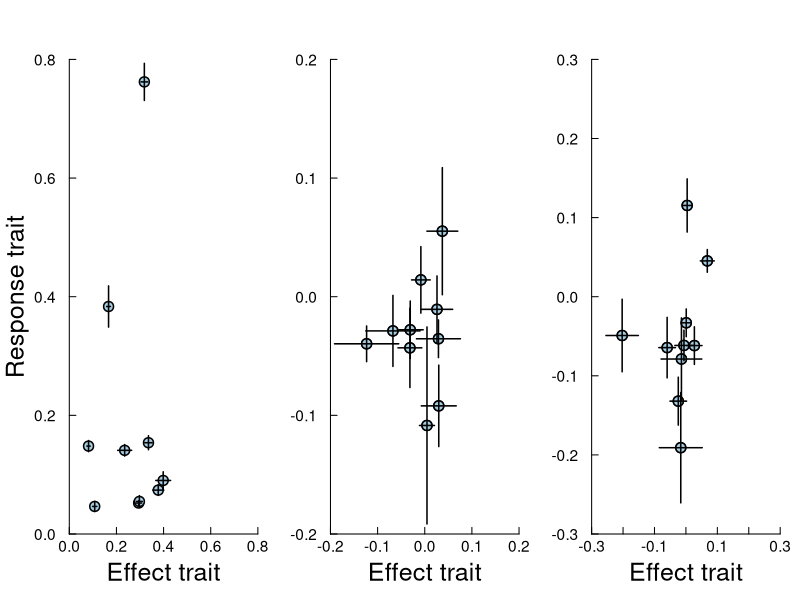

Generate this figure with R:

library(ggplot2)
library(RColorBrewer)
# library(plot.matrix)

# read in the response/effect pairs for the best fitting model
R1 <- read.table("../../results/Godoy/godoy.C.response.1.csv")
R2 <- read.table("../../results/Godoy/godoy.C.response.2.csv")
R3 <- read.table("../../results/Godoy/godoy.C.response.3.csv")

E1 <- read.table("../../results/Godoy/godoy.C.effect.1.csv")
E2 <- read.table("../../results/Godoy/godoy.C.effect.2.csv")
E3 <- read.table("../../results/Godoy/godoy.C.effect.3.csv")

se.factor <- 2

pdf('../../manuscript/Figures/Axes/traits.xxyy.godoy.C.pdf', width=12, height=3.5)

layout(mat = matrix(
		c(1, 2, 3), 
        nrow = 1, 
        ncol = 3
       ),
       heights = c(1),
       widths = c(2, 2, 2)
)

par(mar = c(5, 4.5, 4.5, 1), oma = c(0, 0.75, 0, 0.5))

# add a color scale for fitness

plot(
	R1[,1] ~ E1[,1],
	pch=21,
	lwd=1.5,
	bg="#a6cee3",
	cex=2,
	axes=FALSE,
	xlab='',
	ylab='',
	xlim=c(0,0.8),
	ylim=c(0,0.8),
	yaxs='i',
	xaxs='i',
	type='n'
)
mtext("Response trait", 2, outer=FALSE, line=3.25, xpd=NA, cex=1.5)
# mtext("Trait", 1, outer=FALSE, line=1.5, xpd=NA, cex=1.5)
mtext("Effect trait", 1, outer=FALSE, line=2.75, xpd=NA, cex=1.5)
# box(lwd=1.5)
axis(
	1,
	at=round(seq(0,1,0.2),2),
	tcl=0.5,
	cex.axis=1.4,
	padj=-0.5
)
axis(
	2,
	at=round(seq(0.0,1,0.2),2),
	tcl=0.5,
	cex.axis=1.4,
	# padj=0.5,
	las=1
)
points(
	R1[,1] ~ E1[,1],
	pch=21,
	lwd=1.5,
	bg="#a6cee3",
	cex=2,
	xpd=TRUE
)
segments(
	E1[,1],
	R1[,1] + se.factor*R1[,2],
	E1[,1],
	R1[,1] - se.factor*R1[,2],
	lwd=1.5
)
segments(
	E1[,1] + se.factor*E1[,2],
	R1[,1],
	E1[,1] - se.factor*E1[,2],
	R1[,1],
	lwd=1.5
)

plot(
	R2[,1] ~E2[,1],
	pch=21,
	lwd=1.5,
	bg="#a6cee3",
	cex=2,
	axes=FALSE,
	xlab='',
	ylab='',
	xlim=c(-0.2,0.2),
	ylim=c(-0.2,0.2),
	yaxs='i',
	xaxs='i'
)

mtext("Effect trait", 1, outer=FALSE, line=2.75, xpd=NA, cex=1.5)
# box(lwd=1.5)
axis(
	1,
	at=round(seq(-0.8,0.8,0.1),2),
	tcl=0.5,
	cex.axis=1.4,
	padj=-0.5
)
axis(
	2,
	at=round(seq(-0.8,0.8,0.1),2),
	tcl=0.5,
	cex.axis=1.4,
	# padj=0.5,
	las=1
)

points(
	R2[,1] ~ E2[,1],
	pch=21,
	lwd=1.5,
	bg="#a6cee3",
	cex=2,
	xpd=TRUE
)
segments(
	E2[,1],
	R2[,1] + se.factor*R2[,2],
	E2[,1],
	R2[,1] - se.factor*R2[,2],
	lwd=1.5
)
segments(
	E2[,1] + se.factor*E2[,2],
	R2[,1],
	E2[,1] - se.factor*E2[,2],
	R2[,1],
	lwd=1.5
)

plot(
	R3[,1] ~ E3[,1],
	pch=21,
	lwd=1.5,
	bg="#a6cee3",
	cex=2,
	axes=FALSE,
	xlab='',
	ylab='',
	xlim=c(-0.3,0.3),
	ylim=c(-0.3,0.3),
	yaxs='i',
	xaxs='i'
)

mtext("Effect trait", 1, outer=FALSE, line=2.75, xpd=NA, cex=1.5)
# box(lwd=1.5)
axis(
	1,
	at=round(seq(-0.8,0.8,0.1),2),
	tcl=0.5,
	cex.axis=1.4,
	padj=-0.5,
	las=1
)
axis(
	2,
	at=round(seq(-0.8,0.8,0.1),2),
	tcl=0.5,
	cex.axis=1.4,
	# padj=0.5,
	las=1
)

points(
	R3[,1] ~ E3[,1],
	pch=21,
	lwd=1.5,
	bg="#a6cee3",
	cex=2,
	xpd=TRUE
)
segments(
	E3[,1],
	R3[,1] + se.factor*R3[,2],
	E3[,1],
	R3[,1] - se.factor*R3[,2],
	lwd=1.5
)
segments(
	E3[,1] + se.factor*E3[,2],
	R3[,1],
	E3[,1] - se.factor*E3[,2],
	R3[,1],
	lwd=1.5
)

dev.off()
